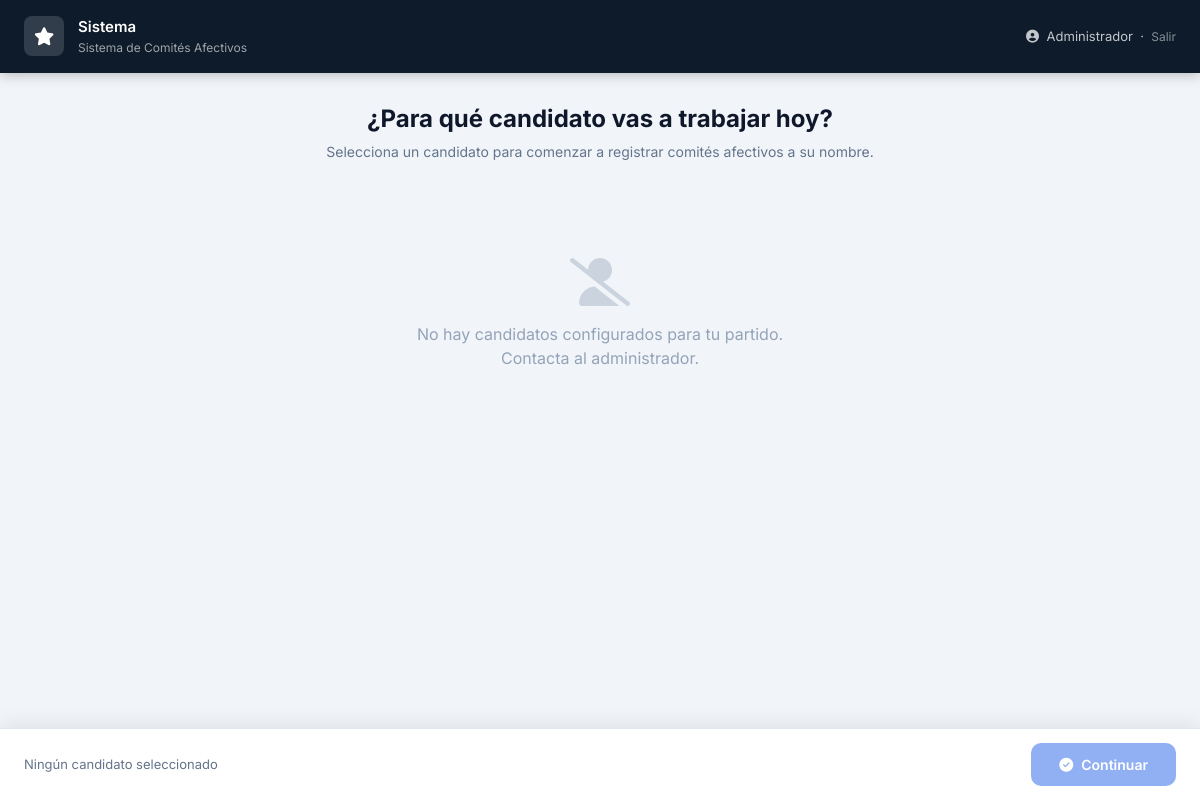
The app's page /seleccionar_candidato.php (signed in), older data.
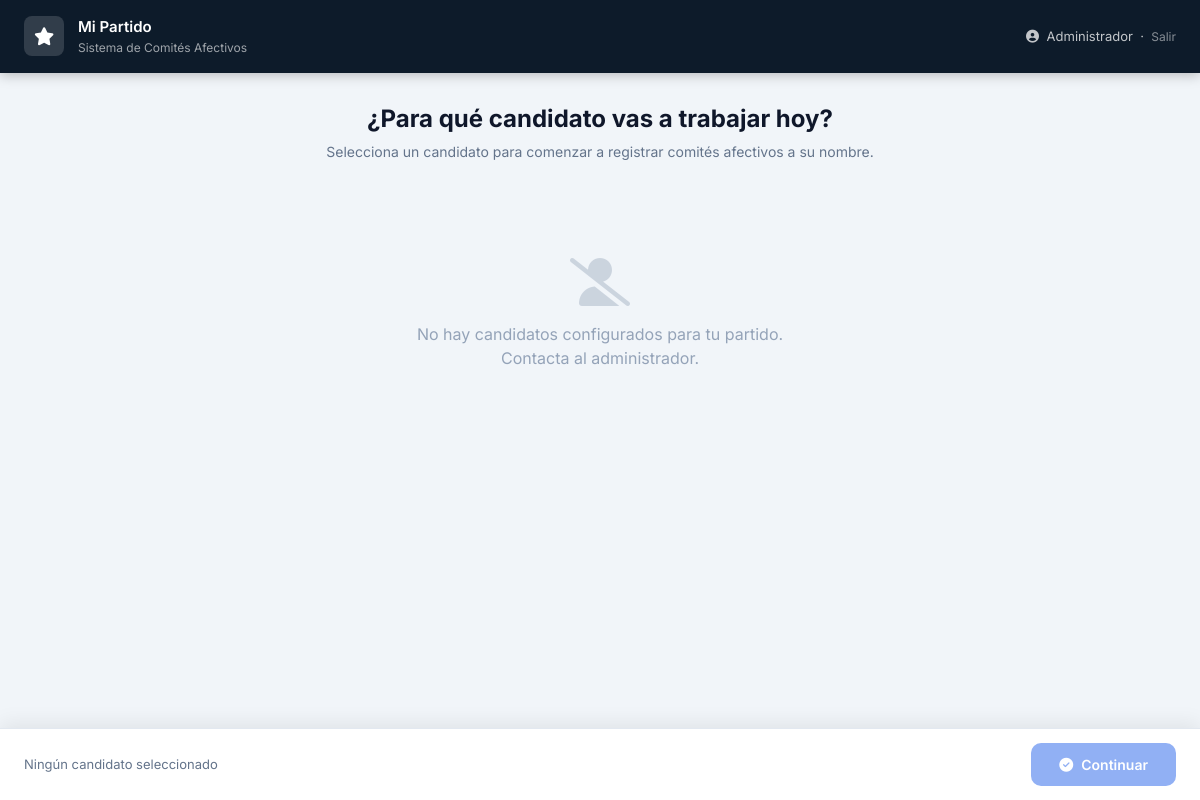
The same page, newer data.
### tables this page shows
CREATE TABLE IF NOT EXISTS configuracion (
    id INT AUTO_INCREMENT PRIMARY KEY,
    nombre_partido VARCHAR(100) DEFAULT 'Mi Partido',
    siglas VARCHAR(20) DEFAULT 'MP',
    logo LONGBLOB,
    color_primario VARCHAR(7) DEFAULT '#2563eb',
    color_sidebar  VARCHAR(7) DEFAULT '#0d1b2a',
    color_accent   VARCHAR(7) DEFAULT '#3b82f6',
    candidato_principal_nombre VARCHAR(150),
    candidato_principal_foto LONGBLOB
);

### includes/auth.php (called while the page is built, shortened)
<?php
function cargarConfiguracion() {
    $conn = conectarDB();
    $res = $conn->query("SELECT * FROM configuracion LIMIT 1");
    $config = $res ? $res->fetch_assoc() : [];
    return $config ?: [
        'nombre_partido' => 'Sistema',
        'siglas'         => '',
        'color_primario' => '#2563eb',
        'color_sidebar'  => '#0d1b2a',
        'color_accent'   => '#3b82f6',
        'logo'           => null,
    ];
}
?>

### seleccionar_candidato.php (the view, shortened to what this page needs)
<?php
require_once 'includes/auth.php';
$candidatos = [];
$cfg = cargarConfiguracion();
$logo_b64 = !empty($cfg['logo']) ? base64_encode($cfg['logo']) : '';
?>
<!DOCTYPE html>
<html lang="es">
<head>
    <link href="https://cdn.jsdelivr.net/npm/bootstrap@5.3.0/dist/css/bootstrap.min.css" rel="stylesheet">
    <link rel="stylesheet" href="https://cdnjs.cloudflare.com/ajax/libs/font-awesome/6.4.0/css/all.min.css">
</head>
<body>
<div class="sel-topbar">
    <?php if ($logo_b64): ?>
    <img alt="Logo">
    <?php else: ?>
    <div style="width:40px;height:40px;border-radius:8px;background:rgba(255,255,255,.15);display:flex;align-items:center;justify-content:center;color:#fff;font-size:18px;">
        <i class="fas fa-star"></i>
    </div>
    <?php endif; ?>
    <div>
        <div class="sel-topbar-title"><?php echo htmlspecialchars($cfg['nombre_partido']); ?></div>
        <div class="sel-topbar-sub">Sistema de Comités Afectivos</div>
    </div>
    <div class="sel-topbar-user">
        <i class="fas fa-user-circle me-1"></i>
        <?php echo htmlspecialchars($_SESSION['usuario_nombre']); ?>
        &nbsp;·&nbsp;
        <a href="logout.php" style="color:rgba(255,255,255,.5);text-decoration:none;font-size:12px;">Salir</a>
    </div>
</div>
<div class="sel-content">
    <div class="sel-hero">
        <h1>¿Para qué candidato vas a trabajar hoy?</h1>
        <p>Selecciona un candidato para comenzar a registrar comités afectivos a su nombre.</p>
    </div>
    <form method="POST" id="formCandidato">
        <?php if (empty($candidatos)): ?>
        <div class="empty-state">
            <i class="fas fa-user-slash"></i>
            <p>No hay candidatos configurados para tu partido.<br>Contacta al administrador.</p>
        </div>
        <?php endif; ?>
    </form>
</div>
<div class="sel-footer">
    <div class="sel-footer-info" id="footerInfo">
        Ningún candidato seleccionado
    </div>
    <button class="btn-confirmar" id="btnConfirmar" disabled onclick="document.getElementById('formCandidato').submit()">
        <i class="fas fa-check-circle"></i> Continuar
    </button>
</div>
</body>
</html>

Row changes from the older to the newer data that the page shows:
added configuracion: nombre_partido "Mi Partido"
Text that changed along with them:
$cfg['nombre_partido']: "Sistema" → (not shown)
